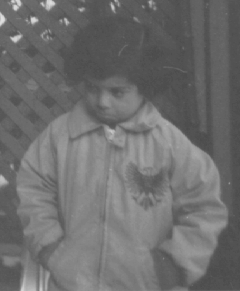
%> input picture DigitalImage/image/pout.bmp, 240 x 291 px
$ octave lab4_5.m   (GNU Octave 9; MATLAB toolbox functions it lacks are replaced by stand-ins)
%> lines starting %> are read from the running program, lines starting %| are printed output that depends on the picture
pout = imread("../image/Pout.bmp");
%> pout is the input picture: size 291x240 uint8; min 74, max 224, mean 110.3

D0 = 15;
n = 1;
% 理想高通滤波器-直方图
pout1 = freqfilter(pout, lpfilter('ideal', size(pout, 1), size(pout, 2), D0, n));
%> in freqfilter, `output = abs(output);`:
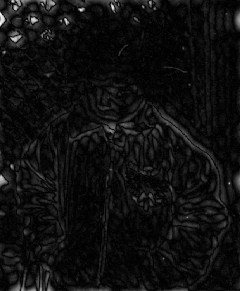
%> output: size 291x240 double; min 0.0122, max 85.15, mean 5.4; drawn with min black and max white
pout1 = histeq(uint8(pout1));
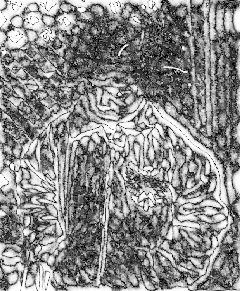
%> pout1: size 291x240 uint8; min 4, max 255, mean 138.8
% 直方图-理想高通滤波器
pout2 = histeq(pout);
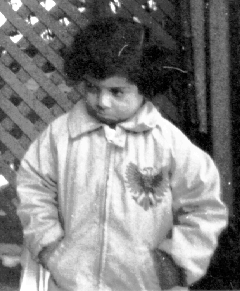
%> pout2: size 291x240 uint8; min 0, max 255, mean 128.4
pout2 = freqfilter(pout2, lpfilter('ideal', size(pout, 1), size(pout, 2), D0, n));

% 巴特沃斯高通滤波器-直方图
pout3 = freqfilter(pout, lpfilter('btw', size(pout, 1), size(pout, 2), D0, n));
%> in freqfilter (call 3), `output = abs(output);`:
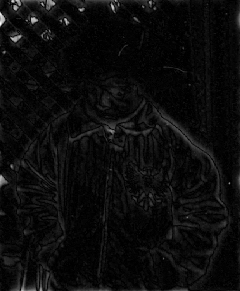
%> output: size 291x240 double; min 0.00189, max 85.95, mean 4.2; drawn with min black and max white
pout3 = histeq(uint8(pout3));
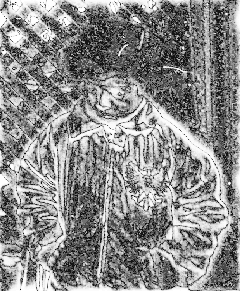
%> pout3: size 291x240 uint8; min 20, max 255, mean 139.8
% 直方图-巴特沃斯高通滤波器
pout4 = histeq(pout);
pout4 = freqfilter(pout4, lpfilter('btw', size(pout, 1), size(pout, 2), D0, n));

% 高斯高通滤波器-直方图
pout5 = freqfilter(pout, lpfilter('gaussian', size(pout, 1), size(pout, 2), D0, n));
pout5 = histeq(uint8(pout5));
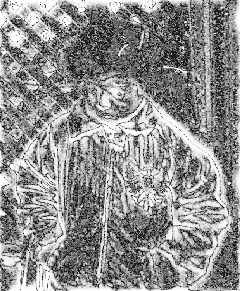
%> pout5: size 291x240 uint8; min 28, max 255, mean 143.5
% 直方图-高斯高通滤波器
pout6 = histeq(pout);
pout6 = freqfilter(pout6, lpfilter('gaussian', size(pout, 1), size(pout, 2), D0, n));

figure;
subplot(3,3,1), imshow(pout, []), title('原图');
subplot(3,3,4), imshow(pout1, []), title('理想高通滤波器-直方图');
subplot(3,3,5), imshow(pout3, []), title('巴特沃斯高通滤波器-直方图');
subplot(3,3,6), imshow(pout5, []), title('高斯高通滤波器-直方图');
subplot(3,3,7), imshow(pout2, []), title('直方图-理想高通滤波器');
subplot(3,3,8), imshow(pout4, []), title('直方图-巴特沃斯高通滤波器');
subplot(3,3,9), imshow(pout6, []), title('直方图-高斯高通滤波器');


function H = lpfilter(type, M, N, D0, n)
    [U,V] = meshgrid(-N/2:N/2-1,-M/2:M/2-1);
    D = hypot(U,V);

    % 构造滤波器
    switch type
        case 'ideal'
            H = D > D0;
        case 'btw'
            H = 1./ (1 + (D0./D).^(2*n));
        case 'gaussian'
            H = exp(-(D0./D).^n);
        otherwise
            error("Unknown filter type.");
    end
end

function output = freqfilter(img, H)
    % 傅里叶变换
    F = fft2(img);

    F = fftshift(F);

    % 频域滤波
    G = H .* F;

    % 傅里叶反变换
    G = ifftshift(G);

    output = ifft2(G);

    output = abs(output);
end
